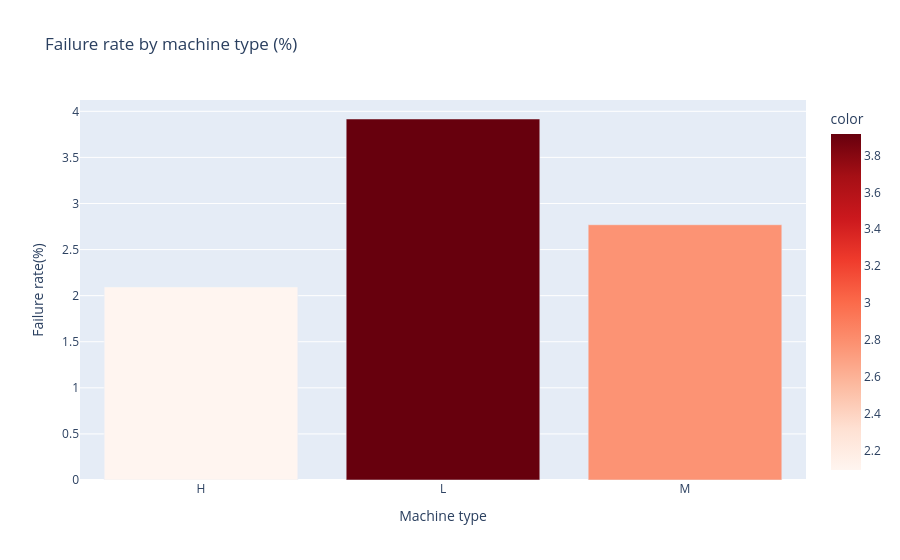

The notebook cell saved with this chart:
### Code cell
# 6. Failure rate by machine type
failure_rate = df.groupby('Type')['Target'].mean()*100
fig = px.bar(x=failure_rate.index, y=failure_rate.values, title='Failure rate by machine type (%)',
             labels={'x':'Machine type', 'y':'Failure rate(%)'}, color=failure_rate.values, color_continuous_scale='Reds')
fig.show()

### Figure 1 — Plotly figure (JSON) as saved in the notebook; plotly's stock layout.template omitted (floating-point values rounded to 4 significant figures)
{"data": [{"hovertemplate": "Machine type=%{x}<br>Failure rate(%)=%{y}<br>color=%{marker.color}<extra></extra>", "legendgroup": "", "marker": {"color": [2.094, 3.917, 2.769], "coloraxis": "coloraxis", "pattern": {"shape": ""}}, "name": "", "orientation": "v", "showlegend": false, "textposition": "auto", "type": "bar", "x": ["H", "L", "M"], "xaxis": "x", "y": [2.094, 3.917, 2.769], "yaxis": "y"}], "layout": {"barmode": "relative", "coloraxis": {"colorbar": {"title": {"text": "color"}}, "colorscale": [[0, "rgb(255,245,240)"], [0.125, "rgb(254,224,210)"], [0.25, "rgb(252,187,161)"], [0.375, "rgb(252,146,114)"], [0.5, "rgb(251,106,74)"], [0.625, "rgb(239,59,44)"], [0.75, "rgb(203,24,29)"], [0.875, "rgb(165,15,21)"], [1, "rgb(103,0,13)"]]}, "legend": {"tracegroupgap": 0}, "title": {"text": "Failure rate by machine type (%)"}, "xaxis": {"anchor": "y", "domain": [0, 1], "title": {"text": "Machine type"}}, "yaxis": {"anchor": "x", "domain": [0, 1], "title": {"text": "Failure rate(%)"}}}}
